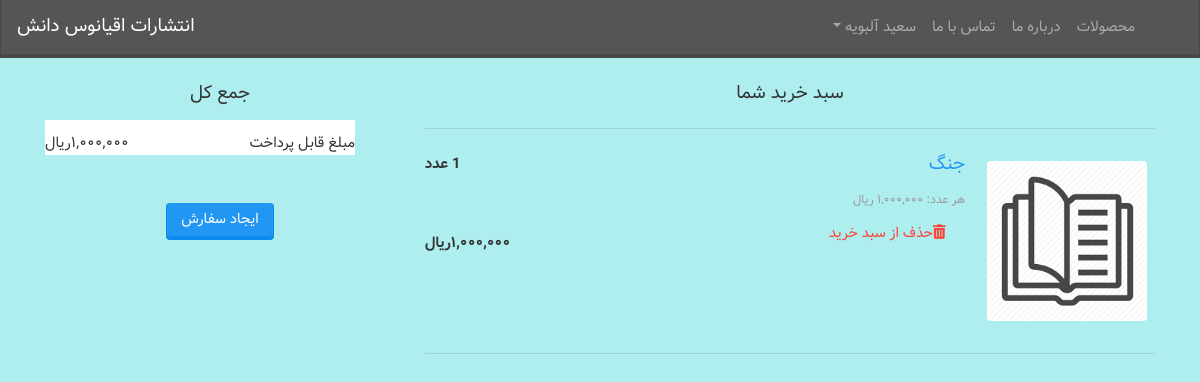
Page /orders/cart/ (signed in) on the committed database.
### users/models.py (models this page shows, shortened)
class User(AbstractBaseUser, PermissionsMixin):
    email = models.EmailField(max_length=254, unique=True, verbose_name='پست الکترونیک')
    first_name = models.CharField(max_length=50, null=True, verbose_name='نام')
    last_name = models.CharField(max_length=50, null=True, verbose_name='نام خانوادگی')
    phone_number = models.CharField(max_length=10, blank=True, null=True, verbose_name='شماره تلفن همراه')
    address = models.TextField(null=True, blank=True, verbose_name='آدرس')
    postal_code = models.CharField(max_length=10, null=True, blank=True, verbose_name='کد پستی')
    is_staff = models.BooleanField(default=False)
    is_superuser = models.BooleanField(default=False)
    is_active = models.BooleanField(default=True, verbose_name='فعال')
    last_login = models.DateTimeField(null=True, blank=True, verbose_name='تاریخ آخرین ورود')
    date_joined = models.DateTimeField(auto_now_add=True, verbose_name='تاریخ عضویت')
    class Meta:
        verbose_name = 'کاربر'
        verbose_name_plural = 'کاربران'
    USERNAME_FIELD = 'email'
    EMAIL_FIELD = 'email'
    REQUIRED_FIELDS = []
    objects = UserManager()
    def get_full_name(self):
        if self.is_superuser:
            return 'مدیر سایت'
        else:
            return "{} {}".format(self.first_name, self.last_name)

### orders/models.py (models this page shows, shortened)
class CartItem(models.Model):
    item = models.ForeignKey('catalog.Book', on_delete=models.CASCADE, verbose_name='عنوان قلم سبد خرید')
    quantity = models.IntegerField(default=1, verbose_name='تعداد')
    cart = models.ForeignKey('Cart', on_delete=models.CASCADE, null=False, blank=False, verbose_name='سبد خرید')
    class Meta:
        verbose_name = 'قلم سبد خرید'
        verbose_name_plural = 'اقلام سبد خرید'
    def get_total(self):
        return self.item.price * self.quantity

class Cart(models.Model):
    user = models.ForeignKey('users.User', on_delete=models.SET_NULL, null=True,
                             blank=False, verbose_name='کاربر')
    class Meta:
        verbose_name = 'سبد خرید'
        verbose_name_plural = 'سبد های خرید'
    def get_total(self):
        cart_items = self.cartitem_set.all()
        total = 0
        for cart_item in cart_items:
            total += cart_item.item.price * cart_item.quantity
        return total

### catalog/models.py (models this page shows, shortened)
class Book(models.Model):
    image = ResizedImageField(size=[225, 225], crop=['bottom', 'right'], quality=100, upload_to='books_images/',
                              null=True, blank=True, verbose_name='تصویر')
    file = models.FileField(upload_to='books_files/', null=True, blank=True, verbose_name='فایل')
    categories = models.ManyToManyField('Category', blank=False, verbose_name='دسته بندی ها')
    title = models.CharField(max_length=100, blank=False, null=False, verbose_name='عنوان')
    description = models.TextField(null=True, blank=True, verbose_name='توضیحات')
    price = models.IntegerField(blank=False, verbose_name='قیمت')
    date_of_publish = models.DateField(verbose_name='سال چاپ')
    type = models.CharField(max_length=1, null=False, blank=False, default='p',
                            choices=(
                                ('p', 'نسخه چاپی'),
                                ('a', 'نسخه صوتی'),
                            ), verbose_name='نوع چاپ')
    authors = models.ManyToManyField('Author', blank=False, verbose_name='نویسندگان')
    allow_comments = models.BooleanField(default=True, verbose_name='مجوز دریافت نظرات')
    class Meta:
        verbose_name = 'کتاب'
        verbose_name_plural = 'کتاب ها'

### orders/views.py (the view)
# urls.py: path('cart/', UserCartView.as_view(), name='user_cart'),
class UserCartView(LoginRequiredMixin, ListView):
    template_name = 'orders/user_cart.html'
    context_object_name = 'cart_items'
    def get_queryset(self):
        self.cart, cart_created = Cart.objects.get_or_create(user=self.request.user)
        return self.cart.cartitem_set.all()
    def get_context_data(self, *, object_list=None, **kwargs):
        context = super().get_context_data(object_list=None, **kwargs)
        context['cart'] = self.cart
        return context

### catalog/templatetags/IR.py (called while the page is built)
@register.filter(name='price')
def price(input_int):
    devanagari_nums = ('۰', '۱', '۲', '۳', '۴', '۵', '۶', '۷', '۸', '۹')
    persian_price = ''
    for i in f'{int(input_int):,d}':
        if i == ',':
            persian_price += ','
        else:
            persian_price += devanagari_nums[int(i)]
    return persian_price

### orders/templates/orders/user_cart.html (shortened to what this page needs)
{% extends "base.html" %}
{% load static %}
{% load jalali_tags %}
{% load IR %}
{% block content %}
<div class="container">
    <div class="row rtl-div">
        <div class="col-lg-8">
            <div class="mb-3">
                <div class="pt-4 wish-list">
                    <h5 class="mb-4 text-center">سبد خرید شما</h5>
                    <hr class="mb-4">
                    {% for cart_item in cart_items %}
                    <div class="row mb-4">
                        <div class="col-md-5 col-lg-3 col-xl-3 text-center">
                            {% if cart_item.item.image %}
                            <img src="{{ cart_item.item.image.url }}" class="img-responsive img-fluid rounded m-2"
                                 alt="book image">
                            {% else %}
                            <img src="{% static 'catalog/book_default.png' %}"
                                 class="img-responsive img-fluid rounded m-2"
                                 alt="book image">
                            {% endif %}
                        </div>
                        <div class="col-md-7 col-lg-9 col-xl-9">
                            <div>
                                <div class="d-flex justify-content-between">
                                    <div>
                                        <a href="{% url 'catalog:book_detail' cart_item.item.id %}" style="text-decoration: none"><h5 class="text-right">{{ cart_item.item.title }}</h5></a>
                                        <p class="mb-2 text-muted text-uppercase small text-right">هر عدد: {{ cart_item.item.price|price }} ریال</p>
                                    </div>
                                    <div>
                                        <p class="mb-0"><span><strong>{{ cart_item.quantity }} عدد</strong></span></p>
                                    </div>
                                </div>
                                <div class="d-flex justify-content-between align-items-center">
                                    <div>
                                        <form method="POST" action="{% url 'orders:remove_from_cart' cart_item.id %}">
                                            <button class="btn btn-link text-danger small text-uppercase" type="submit">
                                                <i class="fas fa-trash-alt mr-1"></i>حذف از سبد خرید</button>
                                        </form>
                                    </div>
                                    <p class="mb-0">
                                        <span><strong>{{ cart_item.get_total|price }}ریال</strong></span>
                                    </p>
                                </div>
                            </div>
                        </div>
                    </div>
                    <hr class="mb-4">
                    {% endfor %}
                </div>
            </div>
        </div>
        <div class="col-lg-4">
            {% if cart_items %}
                <div class="mb-3">
                    <div class="pt-4 text-center">
                        <h5 class="mb-3 text-center">جمع کل</h5>
                        <ul class="list-group list-group-flush">
                            <li class="list-group-item d-flex justify-content-between align-items-center border-0 px-0 pb-0">
                                مبلغ قابل پرداخت
                                <span>{{ cart.get_total|price }}ریال</span>
                            </li>
                        </ul>
                        <a href="{% url 'orders:new_order' %}" class="btn btn-primary mt-5">ایجاد سفارش</a>
                    </div>
                </div>
            {% endif %}
        </div>
    </div>
</div>
{% endblock %}

### book_store/templates/base.html (shortened to what this page needs)
{% load static %}
<html lang="en">
<head>
    <link rel="stylesheet" href="https://use.fontawesome.com/releases/v5.7.0/css/all.css">
    <link href="{% static 'django_comments_xtd/css/bootstrap.min.css' %}" rel="stylesheet" type="text/css">
    <link href="{% static 'django_comments_xtd/css/bootstrap.css' %}" rel="stylesheet" type="text/css">
    <link href="{% static 'main_style.css' %}" rel="stylesheet" type="text/css">
</head>
<body>
<nav class="navbar navbar-expand-lg navbar-dark bg-dark">
    <a class="navbar-brand" href="{% url 'landing' %}">
        انتشارات اقیانوس دانش
    </a>
    <div class="collapse navbar-collapse" id="navbarNavDropdown">
        <ul class="navbar-nav ml-auto" style="direction: rtl;">
            <li class="nav-item {% if request.resolver_match.url_name == 'books_list' %}active{% endif %}">
                <a class="nav-link text-right" href="{% url 'catalog:books_list' %}">محصولات<span class="sr-only">(current)</span></a>
            </li>
            <li class="nav-item {% if request.resolver_match.url_name == 'about' %}active{% endif %}">
                <a class="nav-link text-right" href="{% url 'about' %}">درباره ما</a>
            </li>
            <li class="nav-item {% if request.resolver_match.url_name == 'contact' %}active{% endif %}">
                <a class="nav-link text-right" href="{% url 'contact' %}">تماس با ما</a>
            </li>
            {% if request.user.is_authenticated %}
                {% if request.user.is_superuser %}
                    <li class="nav-item dropdown ">
                        <a class="nav-link dropdown-toggle text-right" href="#" id="navbarDropdownMenuLink" role="button"
                           data-toggle="dropdown" aria-haspopup="true" aria-expanded="false">
                            {{ request.user.get_full_name }}
                        </a>
                        <div class="dropdown-menu" aria-labelledby="navbarDropdownMenuLink">
                            <a class="dropdown-item text-right" href="{% url 'admin:index' %}">پنل مدیریت</a>
                            <a class="dropdown-item text-right" href="{% url 'account_logout' %}">خروج</a>
                        </div>
                    </li>
                {% else %}
                    <li class="nav-item dropdown">
                        <a class="nav-link dropdown-toggle text-right" href="#" id="navbarDropdownMenuLink" role="button"
                           data-toggle="dropdown" aria-haspopup="true" aria-expanded="false">
                            {% if request.user.last_name and request.user.first_name %}
                                {{ request.user.get_full_name }}
                            {% else %}
                                بدون نام
                            {% endif %}
                        </a>
                    </li>
                {% endif %}
            {% else %}
                <li class="nav-item {% if request.resolver_match.url_name == 'account_login' %}active{% endif %}">
                    <a class="nav-link text-right" href="{% url 'account_login' %}">ورود کاربر</a>
                </li>
            {% endif %}
        </ul>
    </div>
</nav>
{% block body %}
    {% block content %}
    {% endblock %}
{% endblock %}
</body>
</html>

### book_store/templates/static/main_style.css (style rules this page uses)
* { font-family: "Vazir", Arial, sans-serif; }
h1, h2, h3, h4, h5, h6, p, a, .rtl-div { direction: rtl; }
body { background-color: #AFEEEE; }

### rows in the picture
User: user.get_full_name "سعید آلبویه"
CartItem: item "جنگ", quantity "1", get_total "۱,۰۰۰,۰۰۰"
Cart: get_total "۱,۰۰۰,۰۰۰"
